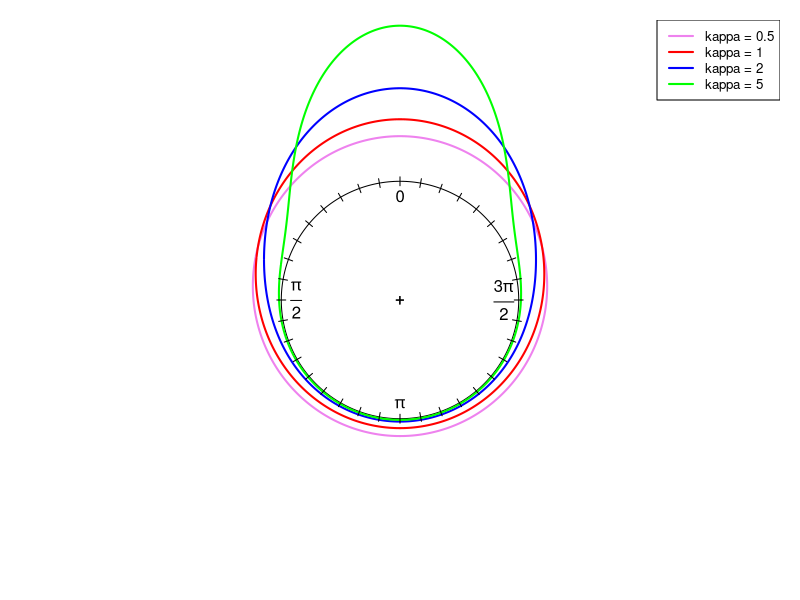
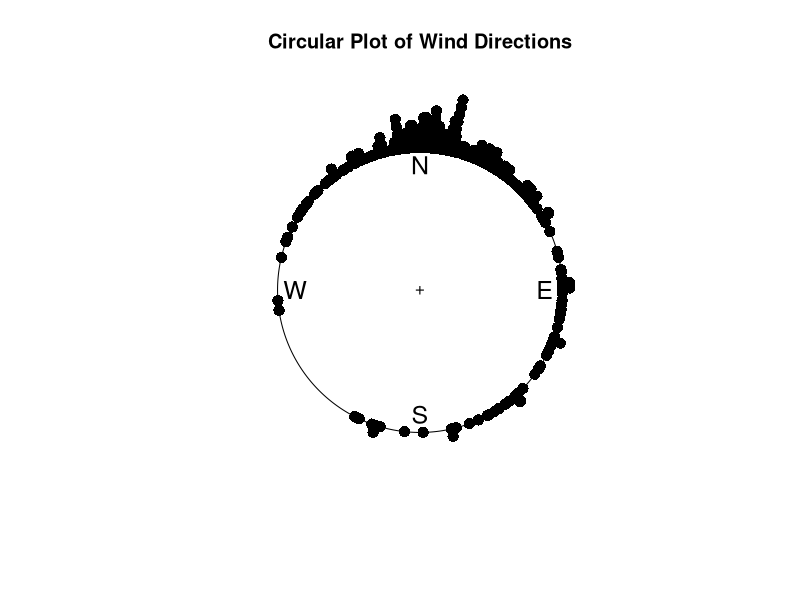
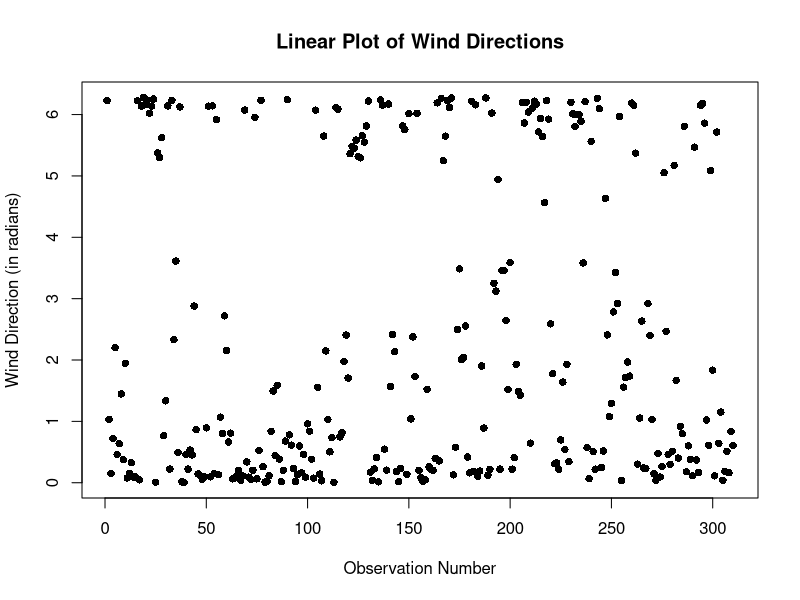
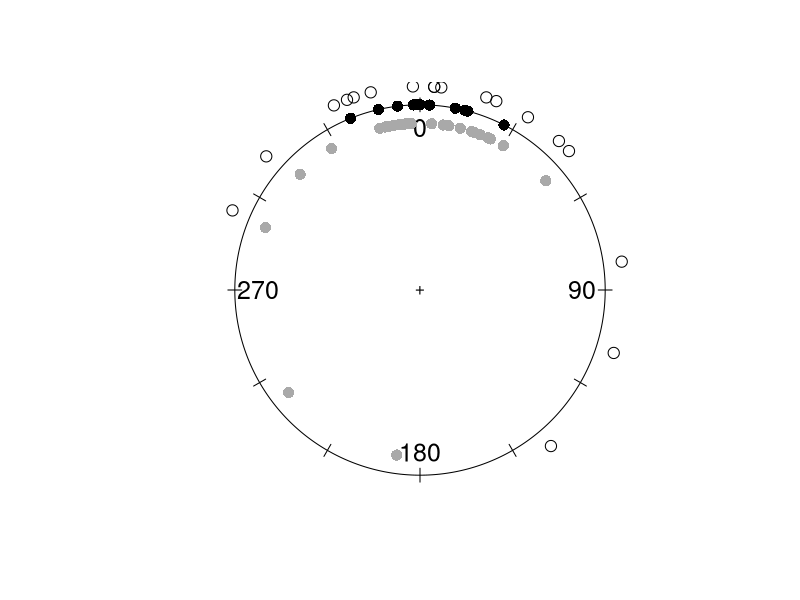
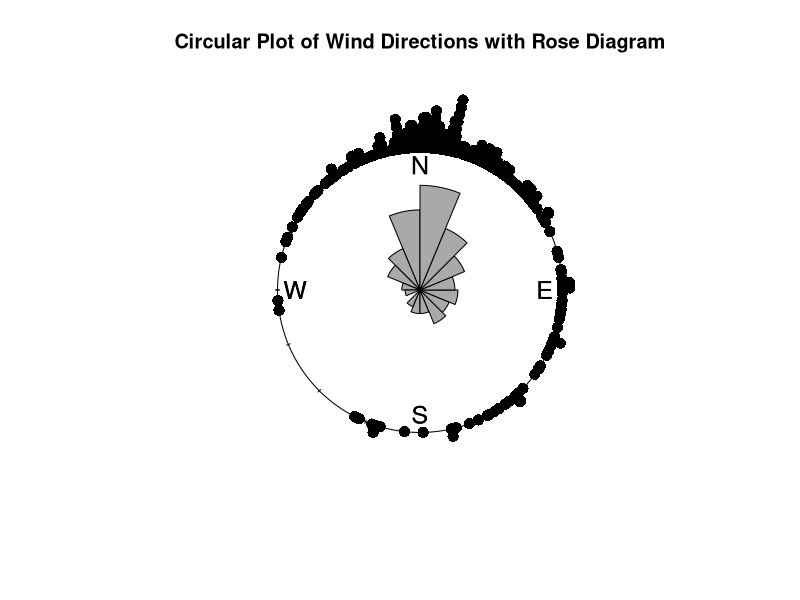
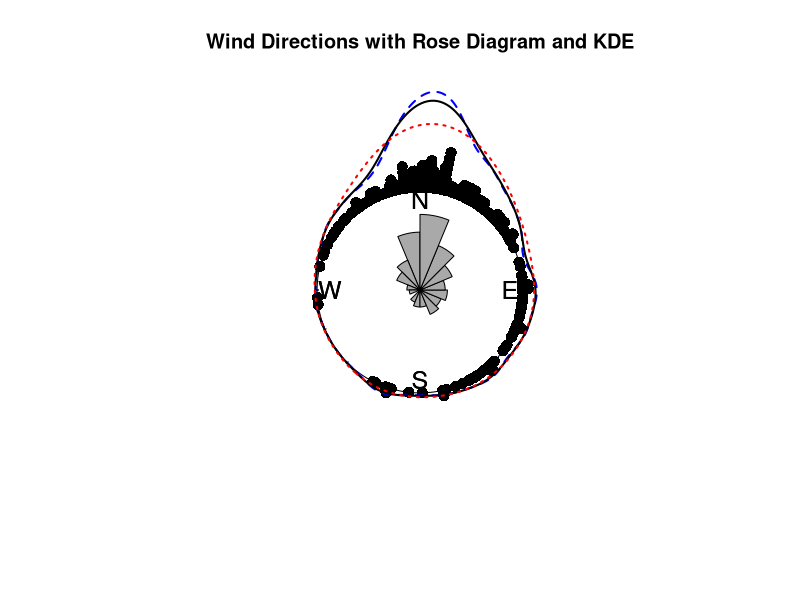
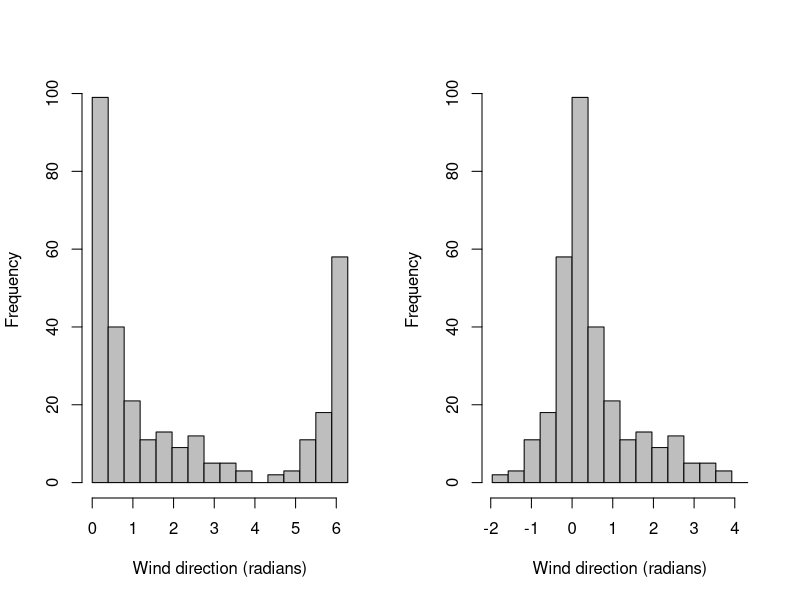
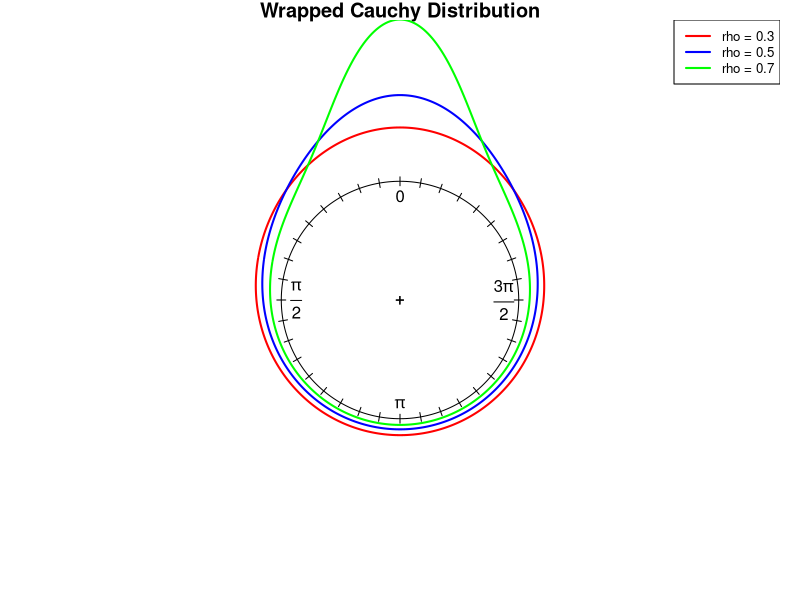

These charts were generated, in order, by the following R code:
## ---- chunk 1
if(!require(circular)) install.packages("circular")

library(circular)
## ---- chunk 2
mu <- circular(0) # Set the mean direction at o
kappas <- c(0.5, 1, 2, 5)

angles <- seq(0, 2*pi, length.out = 720)

densities <- list() # To store the value of PDFs at each points
for (kappa in kappas) {
  density <- dvonmises(angles, mu = mu, kappa = kappa) # This should return a vector, since argument x is a vector 
  densities[[as.character(kappa)]] <- density
}

# Plot
png("von_mises_circular_plot.png", width = 2000, height = 2000, res = 300)
plot.new()
par(mar = c(1, 1, 1, 1))
plot(circular(list()), zero = pi/2, bin = 720, shrink = 2.1)
colors <- c("violet", "red", "blue", "green")
for (i in seq_along(kappas)) {
  lines.circular(angles, densities[[as.character(kappas[i])]] * 1.5 + 0.01, 
                 col = colors[i], lwd = 2, zero = pi/2)
}
legend("topright", legend = paste("kappa =", kappas),
       col = colors, lwd = 2, cex = 0.8)
axis.circular(
  at = circular(seq(0, 2 * pi - pi / 18, by = pi / 18)),
  labels = rep("", 36),
  tcl = 0.075,
  zero = pi/2,
  rotation = "clock"
)
dev.off()
## ---- chunk 3
library(circular)
windc <- circular(wind, type="angles",units="radians",template="geographics")

png("raw_data_plot.png", width = 2000, height = 2000, res = 300)
plot.new()
plot(windc, stack=TRUE, col="black", shrink=1.3, cex=1.5, bin=720, sep=0.035,
     main="Circular Plot of Wind Directions")
dev.off()
## ---- chunk 4
png("linear.png", width = 2000, height = 1400, res = 300)
plot.new()
plot(wind, pch=16, col="black",
     xlab="Observation Number", 
     ylab="Wind Direction (in radians)",
     main="Linear Plot of Wind Directions")
dev.off()
## ---- chunk 5
png("multi_data_plot.png", width = 2000, height = 2000, res = 300)
plot.new()
plot(fisherB10c$set1, units="degrees", zero=pi/2, rotation="clock", pch=16, cex=1.5)
ticks.circular(circular(seq(0, (11/6)*pi, pi/6)), zero=pi/2, 
               rotation="clock", tcl=0.075)
points(fisherB10c$set2, zero=pi/2, rotation="clock", pch=16,
       col="darkgrey", next.points=-0.1, cex=1.5)
points(fisherB10c$set3, zero=pi/2, rotation="clock", pch=1, 
       next.points=0.1, cex=1.5)

dev.off()
## ---- chunk 6
png("rose.png", width = 2000, height = 2000, res = 300)
plot.new()
plot(windc, stack=TRUE, col="black", shrink=1.3, cex=1.5, bin=720, sep=0.035,
     main="Circular Plot of Wind Directions with Rose Diagram")
rose.diag(windc, bins=16, col="darkgrey", cex=1.5, prop=1.3, add=TRUE)
dev.off()
## ---- chunk 7
png("KDE.png", width = 2000, height = 2000, res = 300)
plot.new()
plot(windc, stack=TRUE, col="black", shrink=1.8, cex=1.5, bin=720, sep=0.035,
     main="Wind Directions with Rose Diagram and KDE")
rose.diag(windc, bins=16, col="darkgrey", cex=1.5, prop=1.3, add=TRUE)
lines(density.circular(windc, bw = 75), lwd = 2, lty = 2, col = "blue")  # too smooth
lines(density.circular(windc, bw = 40), lwd = 2, lty = 1, col = "black")  # proper
lines(density.circular(windc, bw = 10), lwd = 2, lty = 3, col = "red") # overfitting
dev.off()
## ---- chunk 8
png("histo.png", width = 2000, height = 1000, res = 300)
plot.new()
par(mfrow = c(1,2))

hist(wind, main = " ", xlab = "Wind direction (radians)", ylab = "Frequency", 
     breaks = seq(from = 0, to = 2 * pi, by = pi / 8), 
     col = "grey", xlim = c(0, 2 * pi))

n <- length(wind) 
cutpoint <- 2 * pi - (5 * pi / 8) 
windshift <- numeric(n)

for (j in 1:n) { 
  if (wind[j] >= cutpoint) { 
    windshift[j] <- wind[j] - 2 * pi 
  } else { 
    windshift[j] <- wind[j] 
  }
}

hist(windshift, main = "", xlab = "Wind direction (radians)", ylab = "Frequency", 
  breaks = seq(from = -5 * pi / 8, to = 2 * pi - 5 * pi / 8, by = pi / 8), 
  col = "grey", xlim = c(-5 * pi / 8, 2 * pi - 5 * pi / 8))

par(mfrow = c(1, 1)) 
dev.off()
## ---- chunk 9
fB11 <- c(fisherB11,8)
fB11c <- circular(fB11, unit="degree", zero=circular(0), rotation="counter")
trigonometric.moment(fB11c, p=2, center=TRUE)
## ---- chunk 10
mean(fB11c)
## ---- chunk 11
median.circular(fB11c)
## ---- chunk 12

mu <- circular(0) # Mean direction at 0

# Set concentration parameters (rho values, between 0 and 1)
rhos <- c(0.3, 0.5, 0.7)

# Define angles from 0 to 2pi
angles <- seq(0, 2 * pi, length.out = 720)

# Store densities for different rho values
densities <- list()
for (rho in rhos) {
  density <- dwrappedcauchy(angles, mu = mu, rho = rho) # Use dwrappedcauchy function
  densities[[as.character(rho)]] <- density
}

# Plot
png("wrapped_cauchy_plot.png", width = 2000, height = 2000, res = 300)
plot.new()
par(mar = c(1, 1, 1, 1))
plot(circular(list()), zero = pi/2, bin = 720, shrink = 2.1, main = "Wrapped Cauchy Distribution")

# Colors for the curves
colors <- c("red", "blue", "green")

# Add lines for each rho
for (i in seq_along(rhos)) {
  lines.circular(angles, densities[[as.character(rhos[i])]] * 1.5 + 0.01, 
                 col = colors[i], lwd = 2, zero = pi/2)
}

# Add legend
legend("topright", legend = paste("rho =", rhos),
       col = colors, lwd = 2, cex = 0.8)

# Add axis marks
axis.circular(
  at = circular(seq(0, 2 * pi - pi / 18, by = pi / 18)),
  labels = rep("", 36),
  tcl = 0.075,
  zero = pi/2,
  rotation = "clock"
)

dev.off()
## ---- chunk 13
mu <- circular(0)  # 平均方向
sds <- c(0.5, 1, 2)  # 不同标准差的示例

# 创建角度序列
angles <- seq(0, 2 * pi, length.out = 720)

# 存储不同标准差下的密度
densities <- list()

# 计算包裹正态分布的密度
for (sd in sds) {
  density <- dwrappednormal(angles, mu = mu, sd = sd, K = 50)  # K为逼近项数
  densities[[as.character(sd)]] <- density
}

# 绘图
png("wrapped_normal_plot.png", width = 2000, height = 2000, res = 300)
plot.new()
par(mar = c(1, 1, 1, 1))
plot(circular(list()), zero = pi/2, bin = 720, shrink = 2.1)
colors <- c("red", "blue", "green")
for (i in seq_along(sds)) {
  lines.circular(angles, densities[[as.character(sds[i])]] * 1.5 + 0.01,
                 col = colors[i], lwd = 2, zero = pi/2)
}
legend("topright", legend = paste("sigma =", sds),
       col = colors, lwd = 2, cex = 0.8)
axis.circular(
  at = circular(seq(0, 2 * pi - pi / 18, by = pi / 18)),
  labels = rep("", 36),
  tcl = 0.075,
  zero = pi/2,
  rotation = "clock"
)
dev.off()
